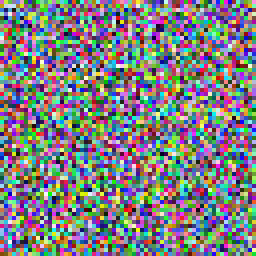
#> input picture Initial experiments and work/PPM Creation Initial Experiments/HW4 sample ppm/input0.ppm, 64 x 64 px (shown 4 times larger)
$ python -i filt_and_ppm.py   (imports and definitions only)   (older library calls are emulated)
#> lines starting #> are read from the running program, lines starting #| are printed output that depends on the picture
#> further down, picture is the input picture: shape (64, 64, 3); mean B, G, R 129.3, 126.6, 125.5
import os
import cv2
import numpy as np
import sys

def apply_filters(image):
    # Gaussian Blur
    blurred = cv2.GaussianBlur(image, (5, 5), 0)
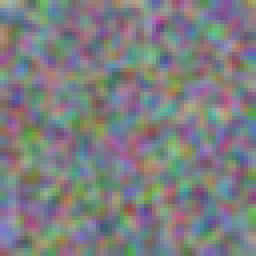
#> blurred: shape (64, 64, 3) (shown 4 times larger); mean B, G, R 129.3, 126.4, 125.5
    # Sobel Edge Detection (convert to grayscale first)
    gray = cv2.cvtColor(image, cv2.COLOR_BGR2GRAY)
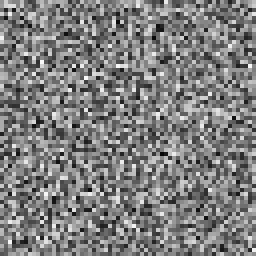
#> gray: shape (64, 64) (shown 4 times larger); min 7, max 249, mean 126.6
    sobelx = cv2.Sobel(gray, cv2.CV_64F, 1, 0, ksize=3)
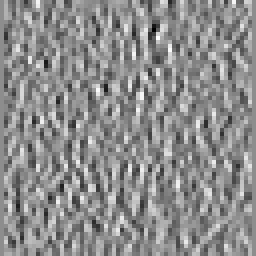
#> sobelx: shape (64, 64) float64 (shown 4 times larger); min -652, max 527, mean 0.4; drawn with min black and max white
    sobely = cv2.Sobel(gray, cv2.CV_64F, 0, 1, ksize=3)
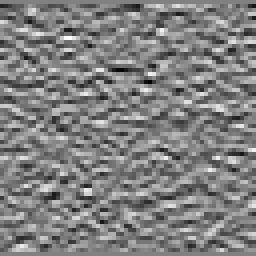
#> sobely: shape (64, 64) float64 (shown 4 times larger); min -559, max 546, mean -1.3; drawn with min black and max white
    sobel = cv2.magnitude(sobelx, sobely)
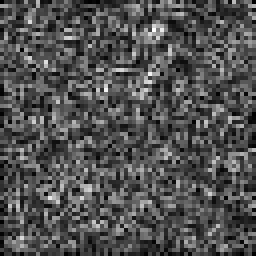
#> sobel: shape (64, 64) float64 (shown 4 times larger); min 0, max 661.5, mean 211.4; drawn with min black and max white
    sobel = np.uint8(np.clip(sobel, 0, 255))
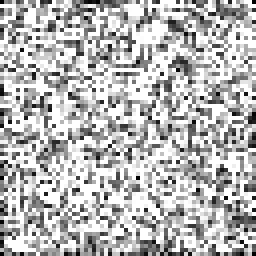
#> sobel: shape (64, 64) (shown 4 times larger); min 0, max 255, mean 183.2
    sobel_colored = cv2.cvtColor(sobel, cv2.COLOR_GRAY2BGR)
    # Sharpen
    kernel = np.array([[0, -1, 0],
                       [-1, 5,-1],
                       [0, -1, 0]])
    sharpened = cv2.filter2D(image, -1, kernel)
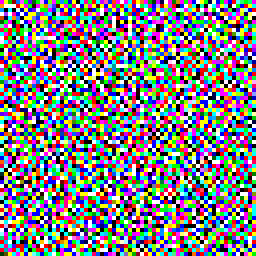
#> sharpened: shape (64, 64, 3) (shown 4 times larger); mean B, G, R 129.6, 126, 125.7
    return blurred, sobel_colored, sharpened

def save_ppm(image, path):
    cv2.imwrite(path, image)

def process_images(input_dir, output_dir):
    os.makedirs(output_dir, exist_ok=True)
    for fname in os.listdir(input_dir):
        if fname.lower().endswith(('.png', '.jpg', '.jpeg', '.bmp', '.tiff')):
            in_path = os.path.join(input_dir, fname)
            image = cv2.imread(in_path)
            if image is None:
                continue
            # Save original as .ppm
            base, _ = os.path.splitext(fname)
            ppm_in = os.path.join(output_dir, f"{base}_input.ppm")
            save_ppm(image, ppm_in)
            # Apply filters
            filtered_images = apply_filters(image)
            filter_names = ['gaussian', 'sobel', 'sharpen']
            for filt_img, filt_name in zip(filtered_images, filter_names):
                out_fname = f"output_{filt_name}_{fname}"
                out_path = os.path.join(output_dir, out_fname)
                cv2.imwrite(out_path, filt_img)
                # Save as .ppm
                ppm_out = os.path.join(output_dir, f"{base}_output_{filt_name}.ppm")
                save_ppm(filt_img, ppm_out)

# [7 lines not run here, left out]

>>> import cv2
>>> picture = cv2.imread('HW4 sample ppm/input0.ppm')
>>> result = apply_filters(picture)
